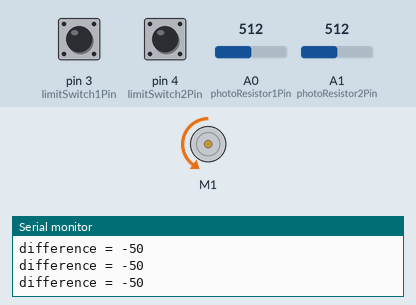
Recording of a sketch running on a simulated Arduino Uno, built with avr-gcc and run on an emulated ATmega328P. Shown: DC motor (green arrow = forward, orange = backward, longer = faster), the last lines printed to the serial monitor. The test bench sets the inputs (shaded band); at power-on: A1 (photoResistor2Pin) = 512, A0 (photoResistor1Pin) = 512, pin 3 (limitSwitch1Pin) HIGH, pin 4 (limitSwitch2Pin) LOW.

Above: at 1.2 s.
1.3 s: A1 (photoResistor2Pin) set to 523
2.8 s: A1 (photoResistor2Pin) set to 545
At 3.3 s:
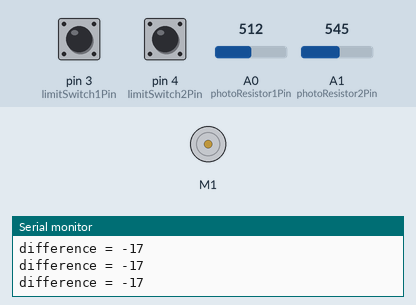
4.3 s: A0 (photoResistor1Pin) set to 474
5.8 s: A0 (photoResistor1Pin) set to 451
At 7.0 s:
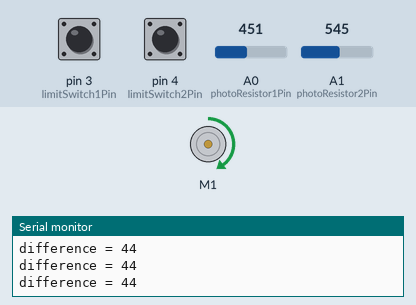
7.3 s: A0 (photoResistor1Pin) set to 511
At 8.5 s:
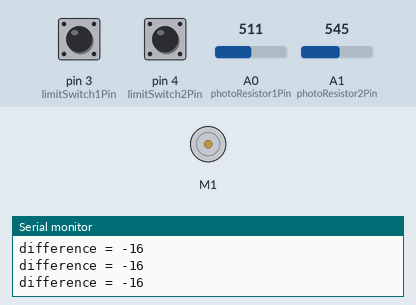
8.8 s: A0 (photoResistor1Pin) set to 306
At 9.8 s:
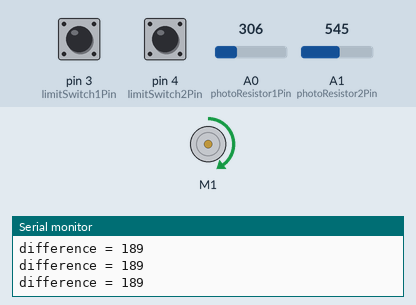
Timing chart, 0 to 11.3 s (numbered marks = the images above; inputs shaded):
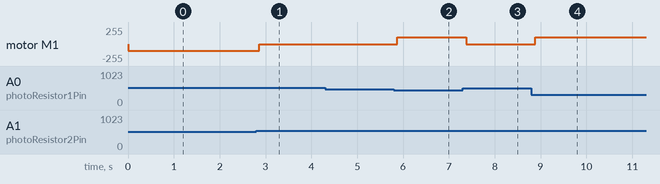

The sketch:

digital_divisor.ino
```cpp
#include <Wire.h>
#include <Adafruit_MotorShield.h>

// TODO change these:
const int photoResistor1Pin = A0;
const int photoResistor2Pin = A1;
const int limitSwitch1Pin = 3;
const int limitSwitch2Pin = 4;
const int stoppingValue = 500;
const int motorSpeed = 100;
const int equivalentLight = 30;
const int resistorOffset = 50; //allows us to manage differences in resistor construction

// Create the motor shield object with the default I2C address
Adafruit_MotorShield AFMS = Adafruit_MotorShield();
// Select which 'port' M1, M2, M3 or M4. In this case, M1
Adafruit_DCMotor *myMotor = AFMS.getMotor(1);

void setup() {
  Serial.begin(9600);
  pinMode(photoResistor1Pin, INPUT);
  pinMode(photoResistor2Pin, INPUT);
  AFMS.begin();  // create with the default frequency 1.6KHz -> change by passing in frequency as parameter in Hz
  myMotor->setSpeed(motorSpeed);
}

int getResistanceDifference() {
  int pr1 = analogRead(photoResistor1Pin);
  int pr2 = analogRead(photoResistor2Pin);
  int difference = pr2 - pr1 - resistorOffset;
  return difference;
}

// TODO: Map difference to positioning and operate motor
void moveVisor(int difference) {
  Serial.print("difference = ");
  Serial.println(difference);
  if (abs(difference) <= equivalentLight) {
    stopMovingVisor();
  } else if (difference > 0) {
    myMotor->run(FORWARD);
  } else {
    myMotor->run(BACKWARD);
  }
}

void stopMovingVisor() {
  myMotor->run(RELEASE);
}

void loop() {
  // put your main code here, to run repeatedly:
  moveVisor(getResistanceDifference());
  delay(50);
  if (digitalRead(limitSwitch1Pin)==LOW || digitalRead(limitSwitch2Pin)==LOW) {
    //stopMovingVisor();
  }
  delay(100);
}
```

Measured:
- the behaviour switches between 531 and 532 on A1 (photoResistor2Pin) (found by bisection; images 0 and 1)
- the behaviour switches between 465 and 464 on A0 (photoResistor1Pin) (found by bisection; images 1 and 2)
- after the input at 2.8 s, motor M1: backward 100/255 → stopped after 0.06 s
- after the input at 5.8 s, motor M1: stopped → forward 100/255 after 0.07 s
- after the input at 7.3 s, motor M1: forward 100/255 → stopped after 0.08 s
- after the input at 8.8 s, motor M1: stopped → forward 100/255 after 0.08 s
